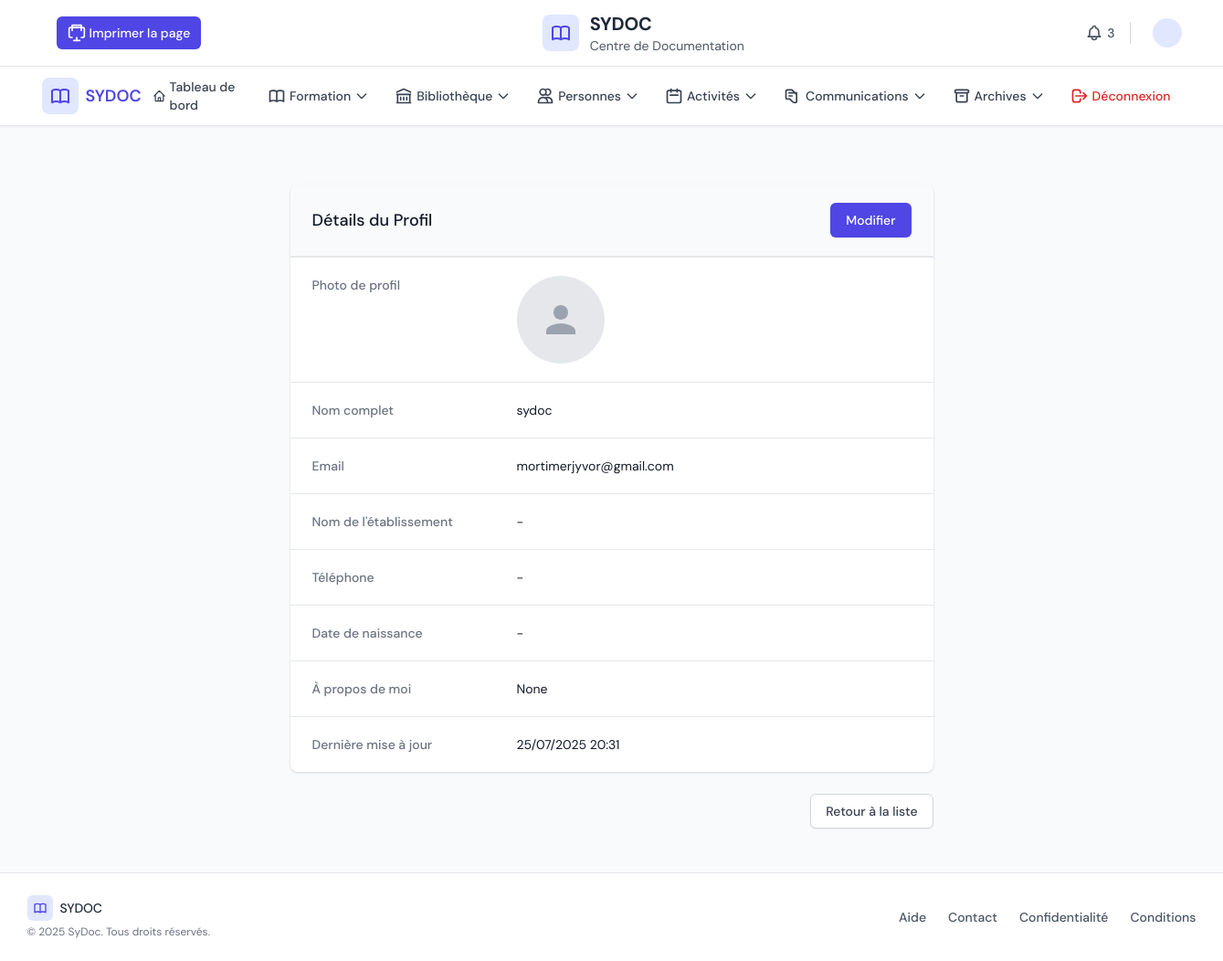
The page /center/profiles/1/ on the database as committed earlier.
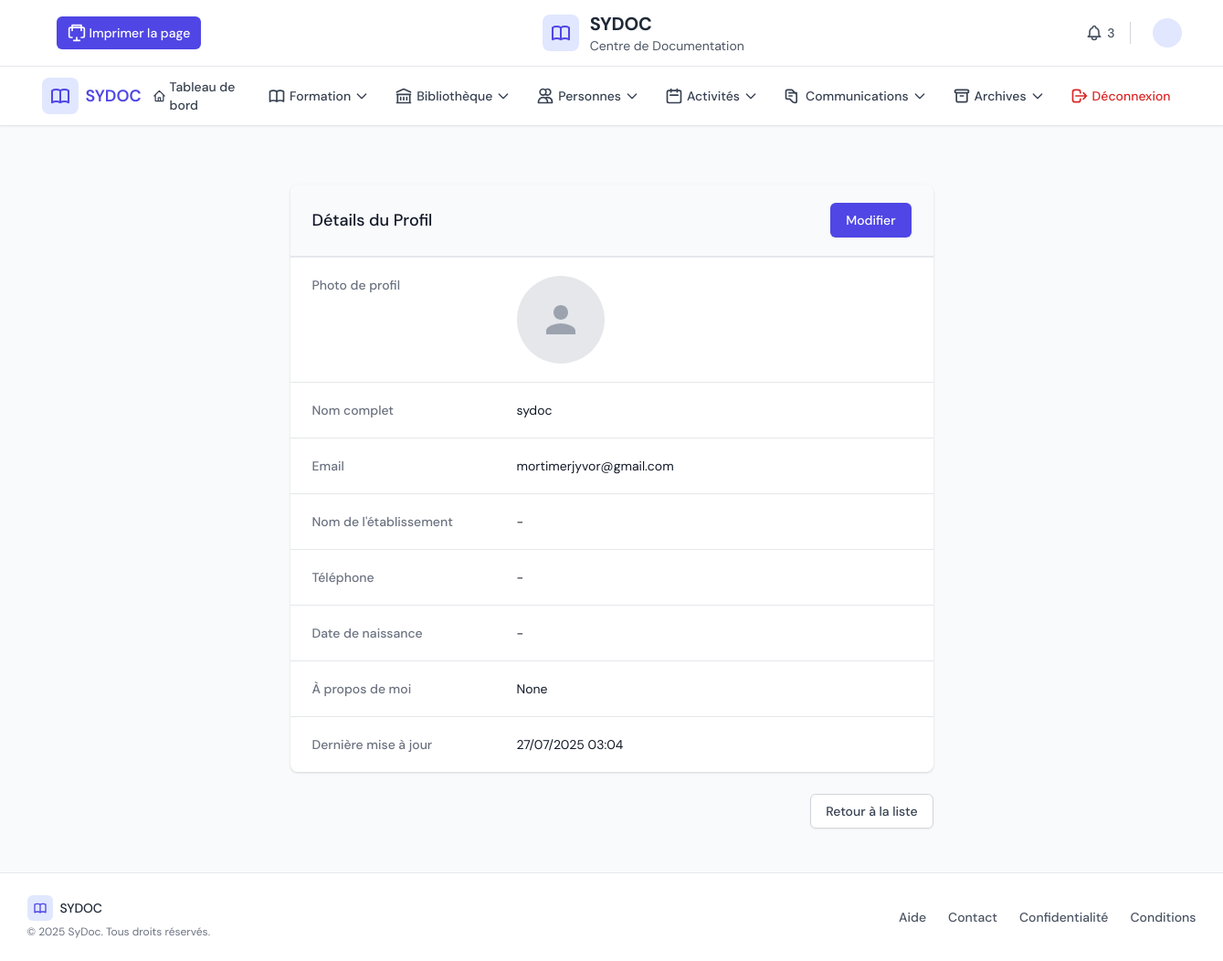
The same page on the database as committed later.
### core/models.py (models this page shows, shortened)
class Profile(models.Model):
    user = models.OneToOneField(
        User,
        on_delete=models.CASCADE,
        related_name='profile',
        verbose_name=_('Utilisateur')
    )
    profile_picture = models.ImageField(
        upload_to='profile_pics/',
        blank=True,
        null=True,
        verbose_name=_('Photo de profil'),
        help_text=_('Téléchargez une photo de profil')
    )
    establishment_name = models.CharField(
        max_length=255,
        blank=True,
        null=True,
        verbose_name=_("Nom de l'établissement"),
        help_text=_("Le nom de l'établissement où vous travaillez")
    )
    phone_number = models.CharField(
        max_length=20,
        blank=True,
        null=True,
        verbose_name=_('Numéro de téléphone'),
        validators=[DocumentationCenter.phone_regex],
        help_text=_('Format: +999999999. Maximum 15 chiffres.')
    )
    date_of_birth = models.DateField(
        blank=True,
        null=True,
        verbose_name=_('Date de naissance'),
        help_text=_('Format: JJ/MM/AAAA')
    )
    bio = models.TextField(
        blank=True,
        null=True,
        verbose_name=_('À propos de moi'),
        help_text=_('Une brève description de vous-même')
    )
    updated_at = models.DateTimeField(auto_now=True, verbose_name=_('Dernière mise à jour'))
    class Meta:
        verbose_name = _('Profil')
        verbose_name_plural = _('Profils')

### center_panel/views.py (the view)
# urls.py: path('profiles/<int:pk>/', views.profile_detail, name='profile_detail'),
def profile_detail(request, pk):
    profile = get_object_or_404(Profile, pk=pk)
    context = {
        'profile': profile,
        'title': f'Profil de {profile.user.get_full_name() or profile.user.username}'
    }
    return render(request, 'center_panel/profiles/profile_detail.html', context)

### center_panel/templates/center_panel/profiles/profile_detail.html (shortened to what the changed rows need)
{% extends 'center_panel/base.html' %}
{% load static i18n %}
{% block content %}
<div class="py-6">
    <div class="max-w-3xl mx-auto px-4 sm:px-6 lg:px-8">
        <div class="bg-white shadow overflow-hidden sm:rounded-lg">
            <div class="border-t border-gray-200 px-4 py-5 sm:p-0">
                <dl class="sm:divide-y sm:divide-gray-200">
                    <div class="py-4 sm:py-5 sm:grid sm:grid-cols-3 sm:gap-4 sm:px-6">
                        <dt class="text-sm font-medium text-gray-500">
                            {% trans 'Nom complet' %}
                        </dt>
                        <dd class="mt-1 text-sm text-gray-900 sm:mt-0 sm:col-span-2">
                            {{ profile.user.get_full_name|default:profile.user.username }}
                        </dd>
                    </div>
                    <div class="py-4 sm:py-5 sm:grid sm:grid-cols-3 sm:gap-4 sm:px-6">
                        <dt class="text-sm font-medium text-gray-500">
                            {% trans 'Email' %}
                        </dt>
                        <dd class="mt-1 text-sm text-gray-900 sm:mt-0 sm:col-span-2">
                            {{ profile.user.email }}
                        </dd>
                    </div>
                    <div class="py-4 sm:py-5 sm:grid sm:grid-cols-3 sm:gap-4 sm:px-6">
                        <dt class="text-sm font-medium text-gray-500">
                            {% trans "Nom de l'établissement" %}
                        </dt>
                        <dd class="mt-1 text-sm text-gray-900 sm:mt-0 sm:col-span-2">
                            {{ profile.establishment_name|default:"-" }}
                        </dd>
                    </div>
                    <div class="py-4 sm:py-5 sm:grid sm:grid-cols-3 sm:gap-4 sm:px-6">
                        <dt class="text-sm font-medium text-gray-500">
                            {% trans 'Téléphone' %}
                        </dt>
                        <dd class="mt-1 text-sm text-gray-900 sm:mt-0 sm:col-span-2">
                            {{ profile.phone_number|default:"-" }}
                        </dd>
                    </div>
                    <div class="py-4 sm:py-5 sm:grid sm:grid-cols-3 sm:gap-4 sm:px-6">
                        <dt class="text-sm font-medium text-gray-500">
                            {% trans 'Date de naissance' %}
                        </dt>
                        <dd class="mt-1 text-sm text-gray-900 sm:mt-0 sm:col-span-2">
                            {{ profile.date_of_birth|date:"d/m/Y"|default:"-" }}
                        </dd>
                    </div>
                    <div class="py-4 sm:py-5 sm:grid sm:grid-cols-3 sm:gap-4 sm:px-6">
                        <dd class="mt-1 text-sm text-gray-900 sm:mt-0 sm:col-span-2">
                            {{ profile.bio|linebreaks|default:"-" }}
                        </dd>
                    </div>
                    <div class="py-4 sm:py-5 sm:grid sm:grid-cols-3 sm:gap-4 sm:px-6">
                        <dt class="text-sm font-medium text-gray-500">
                            {% trans 'Dernière mise à jour' %}
                        </dt>
                        <dd class="mt-1 text-sm text-gray-900 sm:mt-0 sm:col-span-2">
                            {{ profile.updated_at|date:"d/m/Y H:i" }}
                        </dd>
                    </div>
                </dl>
            </div>
        </div>
    </div>
</div>
{% endblock %}

Rows that differ between the two databases and show on the page:
changed Profile "None": updated_at "25/07/2025 20:31" → "27/07/2025 03:04"
